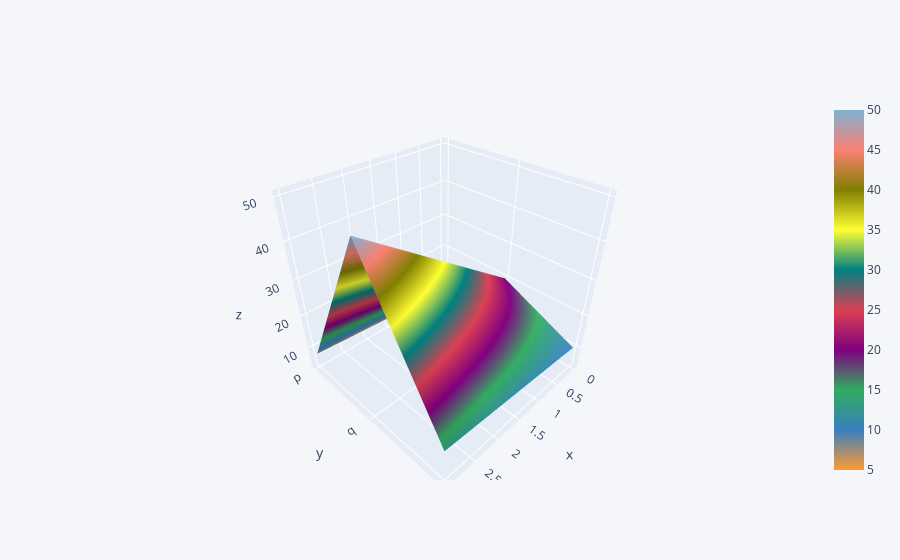

The code cell stored with this chart in its notebook:
### Code cell
df1.iplot(kind='surface')      #we have created a 3d surface plot on which we can visualize 3 dimensions.

### Figure 1 — Plotly figure (JSON) as saved in the notebook; plotly's stock layout.template omitted (floating-point values rounded to 4 significant figures)
{"data": [{"colorscale": [[0, "rgb(255, 153, 51)"], [0.1111, "rgb(55, 128, 191)"], [0.2222, "rgb(50, 171, 96)"], [0.3333, "rgb(128, 0, 128)"], [0.4444, "rgb(219, 64, 82)"], [0.5556, "rgb(0, 128, 128)"], [0.6667, "rgb(255, 255, 51)"], [0.7778, "rgb(128, 128, 0)"], [0.8889, "rgb(251, 128, 114)"], [1, "rgb(128, 177, 211)"]], "type": "surface", "x": [0, 1, 2, 3], "y": ["p", "q", "r"], "z": [[5, 6, 7, 8], [20, 30, 40, 50], [10, 11, 12, 13]]}], "layout": {"legend": {"bgcolor": "#F5F6F9", "font": {"color": "#4D5663"}}, "paper_bgcolor": "#F5F6F9", "plot_bgcolor": "#F5F6F9", "title": {"font": {"color": "#4D5663"}}, "xaxis": {"gridcolor": "#E1E5ED", "showgrid": true, "tickfont": {"color": "#4D5663"}, "title": {"font": {"color": "#4D5663"}, "text": ""}, "zerolinecolor": "#E1E5ED"}, "yaxis": {"gridcolor": "#E1E5ED", "showgrid": true, "tickfont": {"color": "#4D5663"}, "title": {"font": {"color": "#4D5663"}, "text": ""}, "zerolinecolor": "#E1E5ED"}}}
